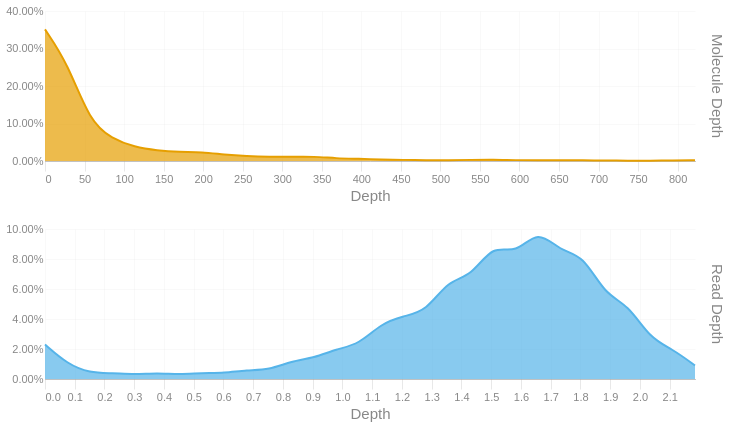

Here is the notebook cell this chart was saved with:
### Code cell
readdep = depth_hist(tb['Read Depth'], q99, 3)
readdep = readdep.with_columns(pl.lit('Read Depth').alias('Metric'))
if not SKIPLR:
    moldep = depth_hist(tb['Molecule Depth'], mol_q99, 1)
    moldep = moldep.with_columns(pl.lit('Molecule Depth').alias('Metric'))
    _hist = pl.concat([readdep, moldep])
    _hist = _hist.filter(pl.col('Proportion') != 0)
    with SafeRender(_hist):
        (
            alt.Chart(_hist)        
            .mark_area(interpolate = "basis")
            .encode(
                x=alt.X('Bin:Q').scale(domainMin=0).axis(alt.Axis(title='Depth')),
                y = alt.Y('Proportion:Q', title = None).axis(format = '.2%'),
                color = alt.Color('Metric:N').legend(None),
                row = alt.Row("Metric:N").header(title = None, labelOrient = 'right'),
                tooltip = [
                    alt.Tooltip("Metric:N", title = "Metric"),
                    alt.Tooltip('Interval:N', title = "Depth Interval"),
                    alt.Tooltip('Proportion:Q', title = "% Alignments").format('.2%')
                ]
            )
            .resolve_scale(x='independent', y='independent')
            .properties(
                height = 150, width = 650,
                usermeta={'embedOptions': {'downloadFileName': f'{samplename}.depth.hist'}}
            )
        ).display()
else:
    readdep = readdep.filter(pl.col('Proportion') != 0)
    with SafeRender(readdep):
        (
            alt.Chart(readdep)        
            .mark_area(interpolate = "basis")
            .encode(
                x=alt.X('Bin:Q').scale(domainMin=0).axis(alt.Axis(title='Depth')),
                y = alt.Y('Proportion:Q', title = None).axis(format = '.2%'),
                tooltip = [
                    alt.Tooltip('Interval:N', title = "Depth Interval"),
                    alt.Tooltip('Proportion:Q', title = "% Alignments").format('.2%')
                ]
            )
            .properties(
                usermeta={'embedOptions': {'downloadFileName': f'{samplename}.depth.hist'}}
            )
        ).display()

### Figure 1 — Vega-Lite specification as saved in the notebook (floating-point values rounded to 4 significant figures)
{"width": 650, "height": 150, "config": {"title": {"anchor": "start", "dy": -15, "fontSize": 18, "color": "#888888", "subtitleColor": "#888888", "subtitleFontSize": 14}, "arc": {"fill": "#0072B2"}, "axis": {"domainColor": "#888888", "domainWidth": 0.5, "gridWidth": 0.2, "grid": false, "titleFontWeight": 400, "titleFontSize": 15, "labelFontSize": 11, "labelColor": "#888888", "tickColor": "#888888", "tickWidth": 0.2, "titleColor": "#888888"}, "axisBand": {"grid": false}, "axisX": {"grid": true, "tickSize": 10, "domainCap": "round"}, "axisY": {"domain": false, "grid": true, "tickSize": 0, "domainCap": "round"}, "background": "transparent", "header": {"labelFontSize": 15, "labelColor": "#888888", "titleFontSize": 15, "titleFontWeight": 600, "titleColor": "#888888"}, "legend": {"labelFont": "sans-serif", "labelFontSize": 12, "labelColor": "#888888", "symbolSize": 100, "symbolType": "circle", "titleFontSize": 12, "titlePadding": 10, "titleColor": "#888888", "title": null}, "range": {"category": ["#E69F00", "#56B4E9", "#009E73", "#F0E442", "#0072B2", "#D55E00", "#CC79A7", "#000000"], "diverging": ["#cfe8f3", "#a2d4ec", "#73bfe2", "#46abdb", "#1696d2", "#12719e"]}, "area": {"fill": "#0072B2", "fillOpacity": 0.7, "line": true, "strokeOpacity": 0.7}, "line": {"color": "#0072B2", "stroke": "#0072B2", "strokeWidth": 2}, "trail": {"color": "#0072B2", "stroke": "#0072B2", "strokeWidth": 0, "size": 1}, "point": {"filled": true, "fillOpacity": 1.0, "size": 95}, "text": {"color": "#888888", "fontSize": 11, "align": "right", "fontWeight": 400, "size": 11}, "bar": {"fill": "#0072B2", "stroke": null}, "view": {"stroke": null, "continuousWidth": 660, "continuousHeight": 400}}, "data": {"name": "data-62ba5bf74648855f5f07623dcb83c6e0"}, "mark": {"type": "area", "interpolate": "basis"}, "encoding": {"color": {"field": "Metric", "legend": null, "type": "nominal"}, "row": {"field": "Metric", "header": {"title": null, "labelOrient": "right"}, "type": "nominal"}, "tooltip": [{"field": "Metric", "title": "Metric", "type": "nominal"}, {"field": "Interval", "title": "Depth Interval", "type": "nominal"}, {"field": "Proportion", "format": ".2%", "title": "% Alignments", "type": "quantitative"}], "x": {"axis": {"title": "Depth"}, "field": "Bin", "scale": {"domainMin": 0}, "type": "quantitative"}, "y": {"axis": {"format": ".2%"}, "field": "Proportion", "title": null, "type": "quantitative"}}, "resolve": {"scale": {"x": "independent", "y": "independent"}}, "usermeta": {"embedOptions": {"downloadFileName": "S5_Hudson_1175.depth.hist"}}, "$schema": "https://vega.github.io/schema/vega-lite/v6.1.0.json", "datasets": {"data-62ba5bf74648855f5f07623dcb83c6e0": [{"Bin": 0.0, "Interval": "0.0-0.075", "Proportion": 0.023, "Metric": "Read Depth"}, {"Bin": 0.075, "Interval": "0.075-0.151", "Proportion": 0.01, "Metric": "Read Depth"}, {"Bin": 0.151, "Interval": "0.151-0.226", "Proportion": 0.004, "Metric": "Read Depth"}, {"Bin": 0.226, "Interval": "0.226-0.301", "Proportion": 0.004, "Metric": "Read Depth"}, {"Bin": 0.301, "Interval": "0.301-0.377", "Proportion": 0.003, "Metric": "Read Depth"}, {"Bin": 0.377, "Interval": "0.377-0.452", "Proportion": 0.004, "Metric": "Read Depth"}, {"Bin": 0.452, "Interval": "0.452-0.527", "Proportion": 0.003, "Metric": "Read Depth"}, {"Bin": 0.527, "Interval": "0.527-0.603", "Proportion": 0.004, "Metric": "Read Depth"}, {"Bin": 0.603, "Interval": "0.603-0.678", "Proportion": 0.004, "Metric": "Read Depth"}, {"Bin": 0.678, "Interval": "0.678-0.753", "Proportion": 0.006, "Metric": "Read Depth"}, {"Bin": 0.753, "Interval": "0.753-0.829", "Proportion": 0.006, "Metric": "Read Depth"}, {"Bin": 0.829, "Interval": "0.829-0.904", "Proportion": 0.012, "Metric": "Read Depth"}, {"Bin": 0.904, "Interval": "0.904-0.979", "Proportion": 0.014, "Metric": "Read Depth"}, {"Bin": 0.979, "Interval": "0.979-1.055", "Proportion": 0.02, "Metric": "Read Depth"}, {"Bin": 1.055, "Interval": "1.055-1.13", "Proportion": 0.023, "Metric": "Read Depth"}, {"Bin": 1.13, "Interval": "1.13-1.205", "Proportion": 0.037, "Metric": "Read Depth"}, {"Bin": 1.205, "Interval": "1.205-1.281", "Proportion": 0.042, "Metric": "Read Depth"}, {"Bin": 1.281, "Interval": "1.281-1.356", "Proportion": 0.045, "Metric": "Read Depth"}, {"Bin": 1.356, "Interval": "1.356-1.431", "Proportion": 0.066, "Metric": "Read Depth"}, {"Bin": 1.431, "Interval": "1.431-1.507", "Proportion": 0.068, "Metric": "Read Depth"}, {"Bin": 1.507, "Interval": "1.507-1.582", "Proportion": 0.09, "Metric": "Read Depth"}, {"Bin": 1.582, "Interval": "1.582-1.657", "Proportion": 0.083, "Metric": "Read Depth"}, {"Bin": 1.657, "Interval": "1.657-1.733", "Proportion": 0.1, "Metric": "Read Depth"}, {"Bin": 1.733, "Interval": "1.733-1.808", "Proportion": 0.085, "Metric": "Read Depth"}, {"Bin": 1.808, "Interval": "1.808-1.883", "Proportion": 0.083, "Metric": "Read Depth"}, {"Bin": 1.883, "Interval": "1.883-1.959", "Proportion": 0.056, "Metric": "Read Depth"}, {"Bin": 1.959, "Interval": "1.959-2.034", "Proportion": 0.05, "Metric": "Read Depth"}, {"Bin": 2.034, "Interval": "2.034-2.109", "Proportion": 0.027, "Metric": "Read Depth"}, {"Bin": 2.109, "Interval": "2.109-2.185", "Proportion": 0.02, "Metric": "Read Depth"}, {"Bin": 2.185, "Interval": "2.185-2.26", "Proportion": 0.009, "Metric": "Read Depth"}, {"Bin": 0.0, "Interval": "0.0-28.3", "Proportion": 0.351, "Metric": "Molecule Depth"}, {"Bin": 28.3, "Interval": "28.3-56.7", "Proportion": 0.262, "Metric": "Molecule Depth"}, {"Bin": 56.7, "Interval": "56.7-85.0", "Proportion": 0.105, "Metric": "Molecule Depth"}, {"Bin": 85.0, "Interval": "85.0-113.4", "Proportion": 0.059, "Metric": "Molecule Depth"}, {"Bin": 113.4, "Interval": "113.4-141.7", "Proportion": 0.037, "Metric": "Molecule Depth"}, {"Bin": 141.7, "Interval": "141.7-170.1", "Proportion": 0.028, "Metric": "Molecule Depth"}, {"Bin": 170.1, "Interval": "170.1-198.4", "Proportion": 0.024, "Metric": "Molecule Depth"}, {"Bin": 198.4, "Interval": "198.4-226.8", "Proportion": 0.024, "Metric": "Molecule Depth"}, {"Bin": 226.8, "Interval": "226.8-255.1", "Proportion": 0.017, "Metric": "Molecule Depth"}, {"Bin": 255.1, "Interval": "255.1-283.4", "Proportion": 0.013, "Metric": "Molecule Depth"}, {"Bin": 283.4, "Interval": "283.4-311.8", "Proportion": 0.011, "Metric": "Molecule Depth"}, {"Bin": 311.8, "Interval": "311.8-340.1", "Proportion": 0.011, "Metric": "Molecule Depth"}, {"Bin": 340.1, "Interval": "340.1-368.5", "Proportion": 0.012, "Metric": "Molecule Depth"}, {"Bin": 368.5, "Interval": "368.5-396.8", "Proportion": 0.007, "Metric": "Molecule Depth"}, {"Bin": 396.8, "Interval": "396.8-425.2", "Proportion": 0.006, "Metric": "Molecule Depth"}, {"Bin": 425.2, "Interval": "425.2-453.5", "Proportion": 0.004, "Metric": "Molecule Depth"}, {"Bin": 453.5, "Interval": "453.5-481.9", "Proportion": 0.003, "Metric": "Molecule Depth"}, {"Bin": 481.9, "Interval": "481.9-510.2", "Proportion": 0.002, "Metric": "Molecule Depth"}, {"Bin": 510.2, "Interval": "510.2-538.5", "Proportion": 0.002, "Metric": "Molecule Depth"}, {"Bin": 538.5, "Interval": "538.5-566.9", "Proportion": 0.003, "Metric": "Molecule Depth"}, {"Bin": 566.9, "Interval": "566.9-595.2", "Proportion": 0.004, "Metric": "Molecule Depth"}, {"Bin": 595.2, "Interval": "595.2-623.6", "Proportion": 0.002, "Metric": "Molecule Depth"}, {"Bin": 623.6, "Interval": "623.6-651.9", "Proportion": 0.002, "Metric": "Molecule Depth"}, {"Bin": 651.9, "Interval": "651.9-680.3", "Proportion": 0.002, "Metric": "Molecule Depth"}, {"Bin": 680.3, "Interval": "680.3-708.6", "Proportion": 0.002, "Metric": "Molecule Depth"}, {"Bin": 708.6, "Interval": "708.6-737.0", "Proportion": 0.001, "Metric": "Molecule Depth"}, {"Bin": 737.0, "Interval": "737.0-765.3", "Proportion": 0.001, "Metric": "Molecule Depth"}, {"Bin": 765.3, "Interval": "765.3-793.7", "Proportion": 0.001, "Metric": "Molecule Depth"}, {"Bin": 793.7, "Interval": "793.7-822.0", "Proportion": 0.001, "Metric": "Molecule Depth"}, {"Bin": 822.0, "Interval": "822.0-850.34", "Proportion": 0.002, "Metric": "Molecule Depth"}]}}
